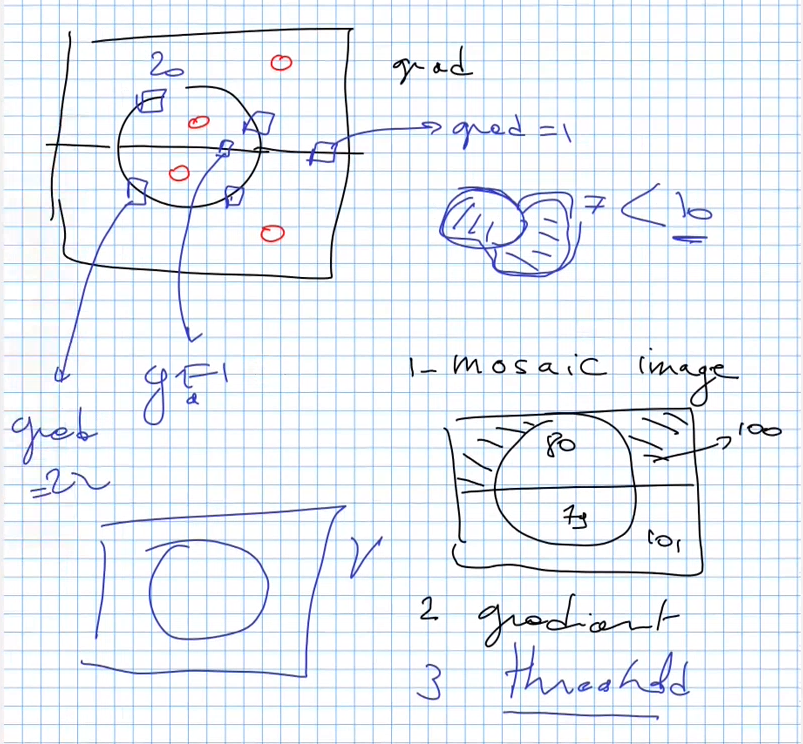
#> input picture docs/data/watershed_merging.png, 803 x 744 px, given in place of ws2.png, which was not available
$ jupyter execute --allow-errors 03-Watershed_transform.ipynb   (shell and % lines are left out)   (text cells are left out)
#> lines starting #> are read from the running program, lines starting #| are printed output that depends on the picture; pictures that were not available may be replaced by others from this repository, and a replacement may not be noted
[cell 1]
from IPython.display import HTML,Image,SVG,YouTubeVideo

[cell 2]
Image('https://upload.wikimedia.org/wikipedia/commons/0/02/Amazonriverbasin_basemap.png')

[cell 3]
from skimage.io import imread
import numpy as np
from skimage.morphology import disk
import skimage.filters.rank as skr
from skimage.measure import label
from skimage.morphology import disk
from scipy import ndimage as ndi
import matplotlib.pyplot as plt
from skimage.segmentation import watershed,mark_boundaries
from mpl_toolkits.mplot3d import axes3d, Axes3D

ima = imread('../data/ws2.png')[:,:,0]
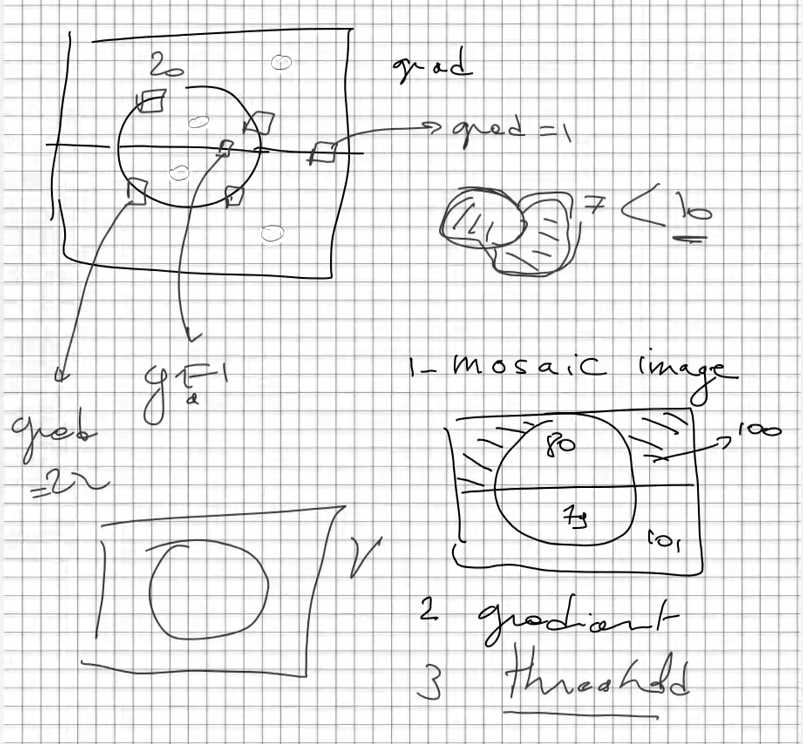
#> ima: shape (744, 803); min 0, max 255, mean 234.6
gradient = skr.gradient(ima,disk(10))
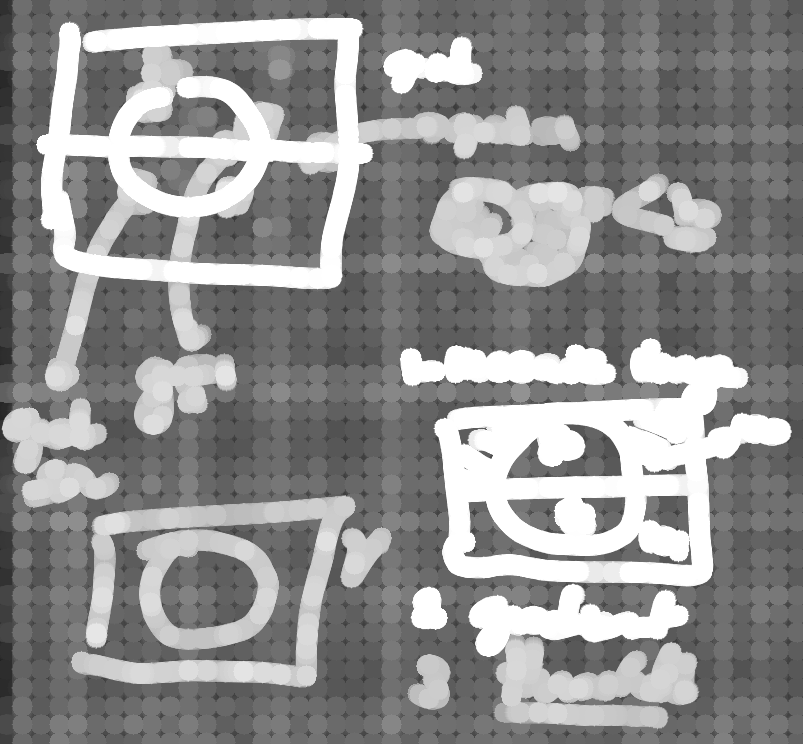
#> gradient: shape (744, 803); min 33, max 255, mean 143.4

plt.subplot(1,2,1)
#> (this line was passed over: IPython is not available in this run)
plt.imshow(ima,cmap=plt.cm.gray)
#> (this line was passed over: IPython is not available in this run)
plt.subplot(1,2,2)
#> (this line was passed over: IPython is not available in this run)
plt.imshow(gradient,cmap=plt.cm.gray)
#> (this line was passed over: IPython is not available in this run)

m,n = gradient.shape
#> m = 744; n = 803


#> (the rest of this cell did not finish here and is left out)

[cell 4]
Image('../data/watershed2.png')

[cell 5]
local_min = gradient <= skr.minimum(gradient,disk(20))
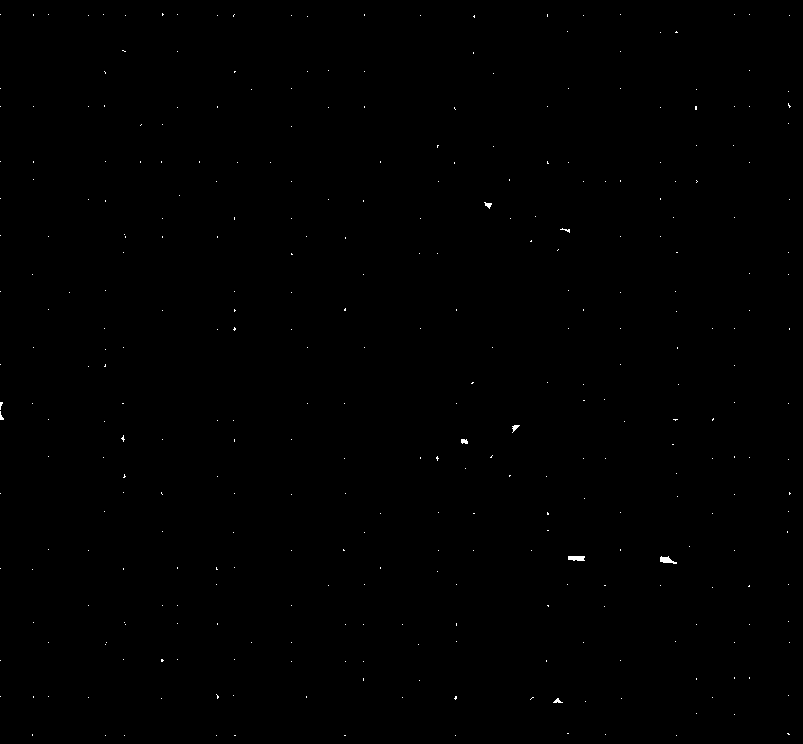
#> local_min: shape (744, 803) bool; 0.14% white in thin lines or dots
marks = label(local_min,background=0)
#> marks: shape (744, 803) int32; 341 distinct labels, from 0 to 340

plt.figure()
#> (this line was passed over: IPython is not available in this run)
plt.imshow(local_min);
#> (this line was passed over: IPython is not available in this run)

[cell 6]
ws = watershed(gradient,marks)
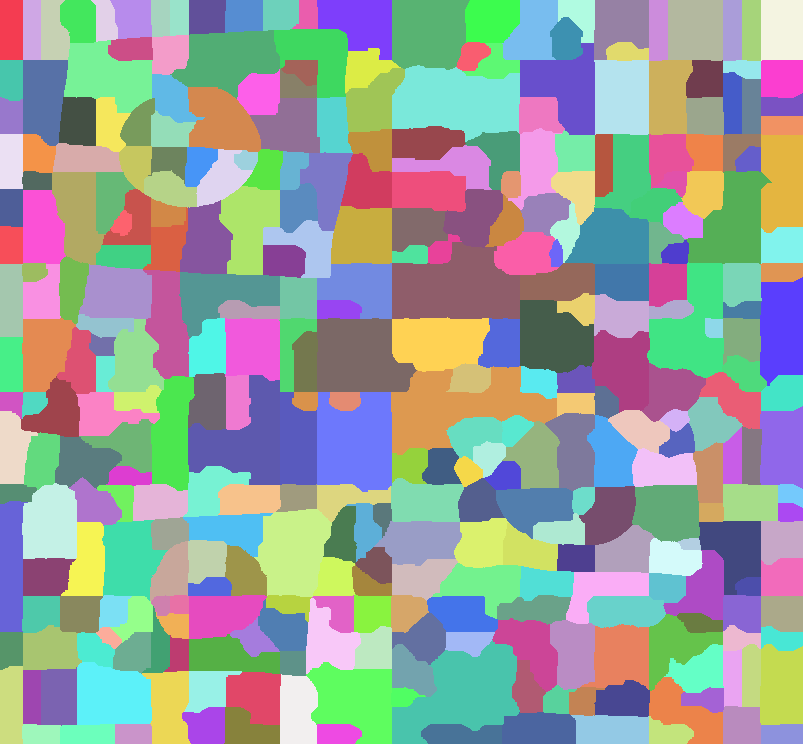
#> ws: shape (744, 803) int32; 340 distinct labels, from 1 to 340; one colour per label, 0 black
plt.figure()
#> (this line was passed over: IPython is not available in this run)
plt.imshow(ws);
